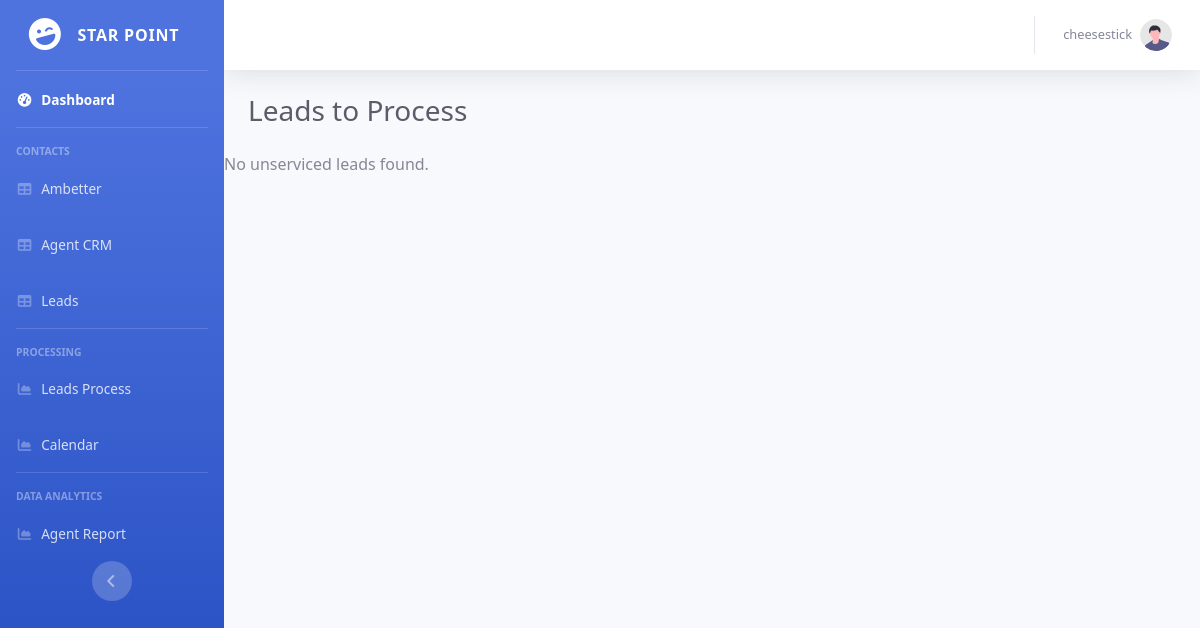
Page /view/CRM/lead_process.php?status=error (signed in) on the earlier database version.
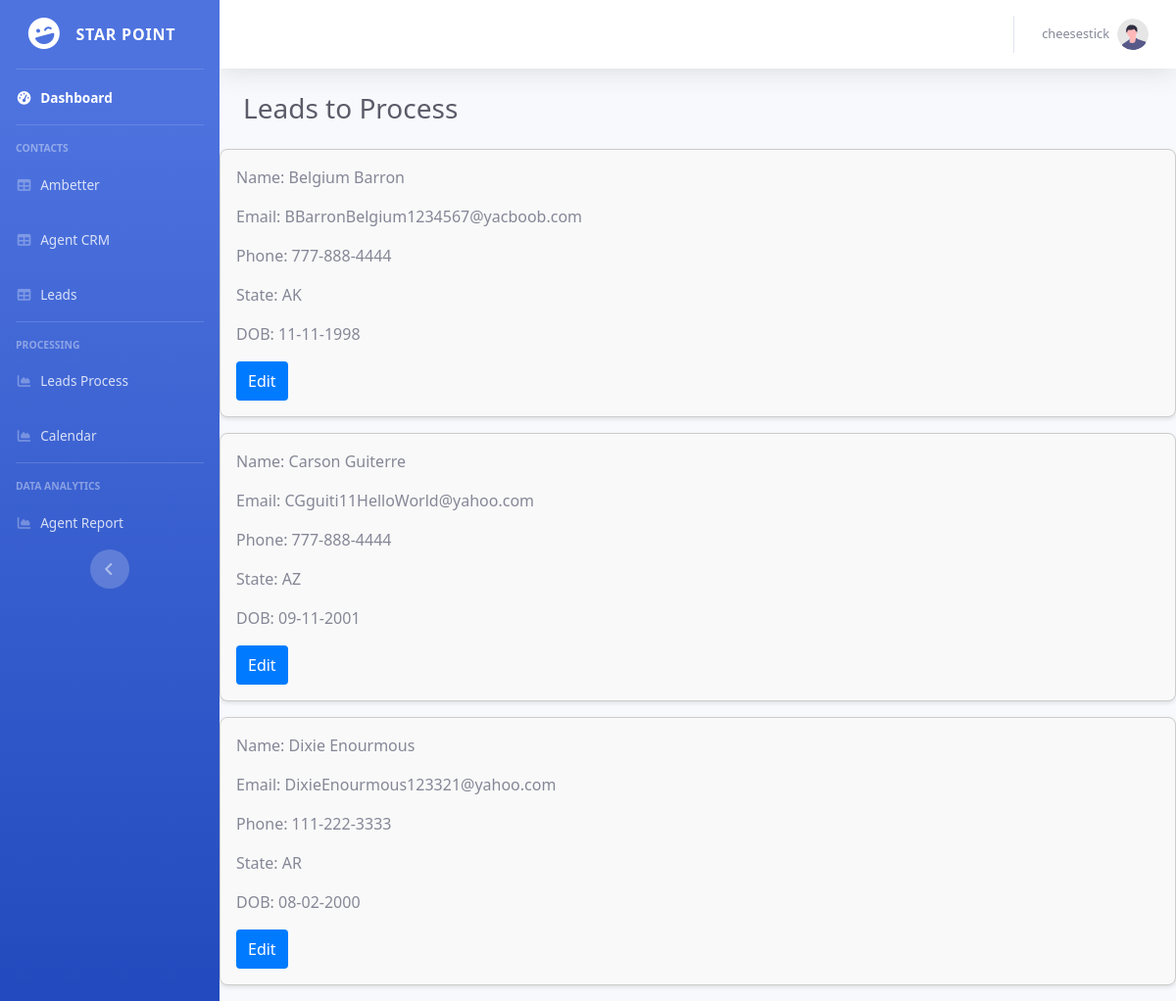
Same page on the later database version.
### tables this page shows
CREATE TABLE `Leads` (
  `id` int NOT NULL,
  `first_name` varchar(50) NOT NULL,
  `last_name` varchar(50) NOT NULL,
  `email` varchar(255) NOT NULL,
  `phone` varchar(30) NOT NULL,
  `state` varchar(50) NOT NULL,
  `DOB` date NOT NULL,
  `serviced` tinyint(1) NOT NULL DEFAULT '0',
  `created` datetime NOT NULL DEFAULT CURRENT_TIMESTAMP,
  `recontact_date` datetime DEFAULT NULL,
  `notes` varchar(500) DEFAULT NULL
);

### View/CRM/lead_process.php (the view, shortened to what this page needs)
<?php
include '../../php/functions.php';
$pdo = pdo_connect_mysql();
$query = "SELECT id, first_name, last_name, email, phone, state, DOB FROM Leads WHERE serviced = false ORDER BY created ASC";
$stmt = $pdo->prepare($query);
$stmt->execute();
?>
<?=CRM_header("Lead-Processing")?>
<div id="content-wrapper" class="d-flex flex-column">
    <div id="content">
        <?= CRM_topbar($_SESSION) ?>
        <div class="container-fluid">
            <div class="d-sm-flex align-items-center justify-content-between mb-4">
                    <h1 class="h3 mb-0 text-gray-800">Leads to Process</h1>
            </div>
        </div>
        <?php
        if ($stmt->rowCount() > 0) {
            while ($row = $stmt->fetch(PDO::FETCH_ASSOC)) {
                echo "<div class='lead-card'>";
                echo "<p>Name: " . htmlspecialchars($row["first_name"]) . " " . htmlspecialchars($row["last_name"]) . "</p>";
                echo "<p>Email: " . htmlspecialchars($row["email"]) . "</p>";
                echo "<p>Phone: " . htmlspecialchars(formatPhoneNumber($row["phone"])) . "</p>";
                echo "<p>State: " . htmlspecialchars($row["state"]) . "</p>";
                echo "<p>DOB: " . date('m-d-Y', strtotime(htmlspecialchars($row["DOB"]))) . "</p>";
                echo "<button onclick='toggleForm(" . $row["id"] . ")' class='edit-btn'>Edit</button>";
                echo "</div>";
            }
        } else {
            echo "No unserviced leads found.";
        }
        ?>
    </div>
</div>

### php/functions.php (shortened to what this page needs)
<?php
function formatPhoneNumber($phoneNumber) {
    $cleaned = preg_replace('/[^0-9]/', '', $phoneNumber);
    if(strlen($cleaned) == 10) {
        return preg_replace('/(\d{3})(\d{3})(\d{4})/', '$1-$2-$3', $cleaned);
    } elseif (strlen($cleaned) == 11) {
        return '+' . substr($cleaned, 0, 1) . ' ' . preg_replace('/(\d{3})(\d{3})(\d{4})/', '$1-$2-$3', substr($cleaned, 1));
    } else {
        return $phoneNumber;
    }
}
function CRM_header($title) {
    echo <<<EOT
<!DOCTYPE html>
<html lang="en">
<head>
    <title>$title</title>
    <link href="../../vendor/fontawesome-free/css/all.min.css" rel="stylesheet" type="text/css">
    <link href="../../css/CRM/sb-admin-2.min.css" rel="stylesheet">
    <link href="../../vendor/datatables/dataTables.bootstrap4.min.css" rel="stylesheet">
    <link href="../../css/CRM/style.css" rel="stylesheet">
</head>
<body id="page-top">
    <div id="wrapper">
        <ul class="navbar-nav bg-gradient-primary sidebar sidebar-dark accordion" id="accordionSidebar">
            <a class="sidebar-brand d-flex align-items-center justify-content-center" href="index.php">
                <div class="sidebar-brand-icon rotate-n-15">
                    <i class="fas fa-laugh-wink"></i>
                </div>
                <div class="sidebar-brand-text mx-3">Star Point</div>
            </a>
            <hr class="sidebar-divider my-0">
            <li class="nav-item active">
                <a class="nav-link" href="index.php">
                    <i class="fas fa-fw fa-tachometer-alt"></i>
                    <span>Dashboard</span></a>
            </li>
            <hr class="sidebar-divider">
            <div class="sidebar-heading">
                Contacts
            </div>
            <li class="nav-item">
                <a class="nav-link" href="ambetter.php">
                    <i class="fas fa-fw fa-table"></i>
                    <span>Ambetter</span></a>
            </li>
            <li class="nav-item">
                <a class="nav-link" href="agentcrm.php">
                    <i class="fas fa-fw fa-table"></i>
                    <span>Agent CRM</span></a>
            </li>
            <li class="nav-item">
                <a class="nav-link" href="leads.php">
                    <i class="fas fa-fw fa-table"></i>
                    <span>Leads</span></a>
            </li>
            <hr class="sidebar-divider d-none d-md-block">
            <div class="sidebar-heading">
                Processing
            </div>
            <li class="nav-item">
                <a class="nav-link" href="lead_process.php">
                    <i class="fas fa-fw fa-chart-area"></i>
                    <span>Leads Process</span></a>
            </li>
            <li class="nav-item">
                <a class="nav-link" href="calendar.php">
                    <i class="fas fa-fw fa-chart-area"></i>
                    <span>Calendar</span></a>
            </li>
            <hr class="sidebar-divider d-none d-md-block">
            <div class="sidebar-heading">
                Data Analytics
            </div>
            <li class="nav-item">
                <a class="nav-link" href="ambetter-report.php">
                    <i class="fas fa-fw fa-chart-area"></i>
                    <span>Agent Report</span></a>
            </li>
            <div class="text-center d-none d-md-inline">
                <button class="rounded-circle border-0" id="sidebarToggle"></button>
            </div>
        </ul>
EOT;
}
function CRM_topbar($session_data) {
    $name = htmlspecialchars((string)$session_data["name"]);
    echo <<<EOT
        <nav class="navbar navbar-expand navbar-light bg-white topbar mb-4 static-top shadow">
        <!-- Topbar Search
        <form class="d-none d-sm-inline-block form-inline mr-auto ml-md-3 my-2 my-md-0 mw-100 navbar-search">
            <div class="input-group">
                <input type="text" class="form-control bg-light border-0 small" placeholder="Search for..." aria-label="Search" aria-describedby="basic-addon2" data-ddg-inputtype="unknown">
                <div class="input-group-append">
                    <button class="btn btn-primary" type="button">
                        <i class="fas fa-search fa-sm"></i>
                    </button>
                </div>
            </div>
        </form>
        -->
        <ul class="navbar-nav ml-auto">
            <div class="topbar-divider d-none d-sm-block"></div>
            <li class="nav-item dropdown no-arrow">
                <a class="nav-link dropdown-toggle" href="#" id="userDropdown" role="button" data-toggle="dropdown" aria-haspopup="true" aria-expanded="false">
                    <span class="mr-2 d-none d-lg-inline text-gray-600 small">
                        $name
                    </span>
                    <img class="img-profile rounded-circle" src="../../img/undraw_profile.svg">
                </a>
                <div class="dropdown-menu dropdown-menu-right shadow animated--grow-in" aria-labelledby="userDropdown">
                    <a class="dropdown-item" href="profile.php">
                        <i class="fas fa-user fa-sm fa-fw mr-2 text-gray-400"></i>
                        Profile
                    </a>
                    <div class="dropdown-divider"></div>
                    <a class="dropdown-item" href="#" data-toggle="modal" data-target="#logoutModal">
                        <i class="fas fa-sign-out-alt fa-sm fa-fw mr-2 text-gray-400"></i>
                        Logout
                    </a>
                </div>
            </li>
        </ul>
        </nav>
    EOT;
}

### css/CRM/style.css (style rules this page uses)
* { box-sizing: border-box; font-family: system-ui, "Segoe UI", Roboto, Helvetica, Arial, sans-serif, "Apple Color Emoji", "Segoe UI Emoji", "Segoe UI Symbol"; font-size: 16px; }
body { background-color: #FFFFFF; margin: 0; }

### View/CRM/lead_process.php (style rules this page uses)
.lead-card { border: 1px solid #ccc; border-radius: 8px; padding: 16px; margin: 16px 0; background-color: #f9f9f9; box-shadow: 0 2px 4px rgba(0,0,0,0.1); transition: box-shadow 0.3s ease-in-out; }
.edit-btn { background-color: #007bff; color: white; border: none; padding: 8px 12px; border-radius: 4px; cursor: pointer; }

Differences in the rows shown:
added leads: first_name "Belgium", last_name "Barron", email "BBarronBelgium1234567@yacboob.com", phone "777-888-4444", state "AK", DOB "11-11-1998"
added leads: first_name "Carson", last_name "Guiterre", email "CGguiti11HelloWorld@yahoo.com", phone "777-888-4444", state "AZ", DOB "09-11-2001"
added leads: first_name "Dixie", last_name "Enourmous", email "DixieEnourmous123321@yahoo.com", phone "111-222-3333", state "AR", DOB "08-02-2000"
Other differences:
text no longer shown: "No unserviced leads found."
